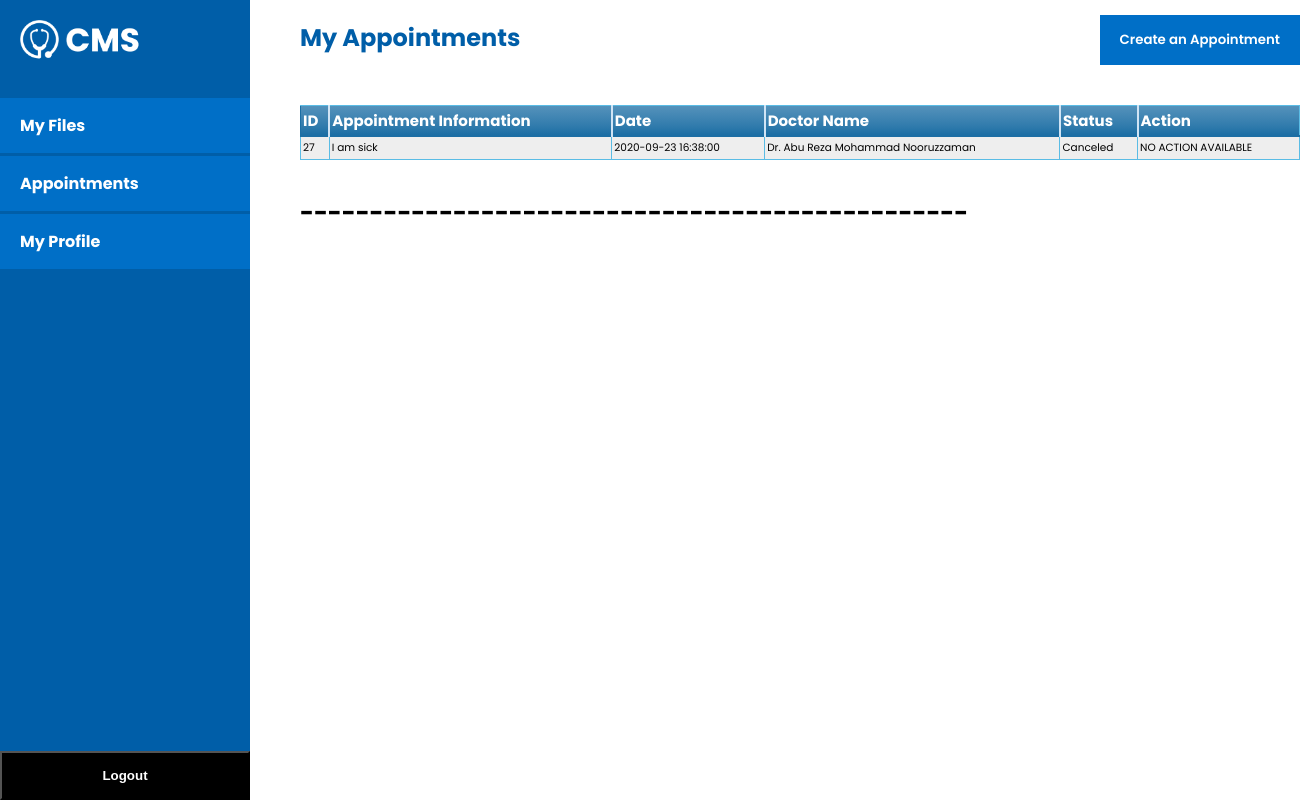
Screenshot of /pat_appoinments.php (signed in) with the database file from the repository.
### tables this page shows
CREATE TABLE `appointments` (
  `id` int(5) NOT NULL,
  `dateTime` datetime NOT NULL,
  `appointment_query` text NOT NULL,
  `patientId` int(5) NOT NULL,
  `doctorId` int(5) NOT NULL,
  `status` int(2) NOT NULL
);

CREATE TABLE `doctor` (
  `id` int(5) NOT NULL,
  `username` varchar(50) NOT NULL,
  `Name` varchar(50) NOT NULL,
  `password` varchar(200) NOT NULL,
  `phone` varchar(15) NOT NULL,
  `Address` text NOT NULL,
  `hireDate` date NOT NULL,
  `resignDate` date DEFAULT NULL,
  `visitingHour` varchar(20) NOT NULL,
  `email` varchar(50) NOT NULL,
  `Speciality` varchar(50) NOT NULL,
  `Details` text DEFAULT NULL
);

### pat_appoinments.php (the view, shortened to what this page needs)
<?php
require "includes/db_connect.inc.php";
$sql_table = "select * from appointments where patientId = '".$_SESSION['userid']."' ORDER BY dateTime DESC; ";
$result = mysqli_query($conn, $sql_table);
?>
<!DOCTYPE html>
<html lang="en">
<head>
<link rel="stylesheet" type="text/css" href="Stylesheet/leftNav.css">
<link rel="stylesheet" type="text/css" href="Stylesheet/footer.css">
<link rel="stylesheet" type="text/css" href="Stylesheet/panel.css">
<link rel="stylesheet" type="text/css" href="Stylesheet/table.css">
</head>
<body>
	<?php include 'includes/leftNav_patient.php'; ?>
	<section id="board">
		<h1 class="header">My Appointments</h1>
		<a href="pat_newAppointment.php"><button class="add_btn" >Create an Appointment</button></a>
		<table class ="blueTable">
            <thead>
              <tr>
                <th>ID</th>
                <th>Appointment Information</th>
                <th>Date</th>
                <th>Doctor Name</th>
                <th>Status</th>
                <th>Action</th>
              </tr>
            </thead>
            <tbody>
              <?php
                while($row = mysqli_fetch_assoc($result))
                {
                  echo "<tr>";
                  echo "<td>".$row['id']."</td>";
                  echo "<td>".$row['appointment_query']."</td>";
                  echo "<td>".$row['dateTime']."</td>";
                  $innerQuery = "Select name from doctor where id ='".$row['doctorId']."';";
                  $innerQueryRes = mysqli_query($conn,$innerQuery );
                  if($res = mysqli_fetch_assoc($innerQueryRes))
                  {
                    echo "<td>".$res['name']."</td>";
                  }
                  if($row['status']==0)
                  {
                    echo "<td> Pending </td>";
                  }
                  else if($row['status']==1)
                  {
                    echo "<td> Accepted </td>";
                  }
                  else if($row['status']==2)
                  {
                    echo "<td> Completed </td>";
                  }
                  else if($row['status']==3)
                  {
                    echo "<td> Doctor Requested to Cancel </td>";
                  }
                  else if($row['status']==4)
                  {
                    echo "<td> Patient Requested to Cancel </td>";
                  }
                  else if($row['status']==5)
                  {
                    echo "<td>Canceled</td>";
                  }
                  if($row['status']==1)
                  {
                    echo "<td><form method=\"post\"><button type=\"submit\" name=\"cancel\" value=\"".$row['id']."\">Cancel</button>
                    </form>
                          </td>";
                  }
                  else
                  {
                    echo "<td> NO ACTION AVAILABLE </td>";
                  }
                  echo "</tr>";
                }
              ?>
            </tbody>
          </table>
      <h1><br>------------------------------------------------</h1>
	</section>
</body>
</html>

### StyleSheet/panel.css (style rules this page uses)
* { padding: 0px; margin: 0px; }
body { font-family: 'Poppins', sans-serif; scroll-behavior: smooth; }
#board { width: 1000px; height: 100vh; margin-left: 300px; }
.header { padding-top: 20px; color: #005EA8; }
.add_btn { background-color: #006FC7; padding: 15px 20px; border: none; color: white; font-weight: 600; position: relative; top: -40px; float: right; font-family: 'Poppins', sans-serif; cursor: pointer; }

### StyleSheet/table.css (style rules this page uses)
table.blueTable { table-layout: auto ; width: 100% ; border: 1px solid #1C6EA4; background-color: #EEEEEE; text-align: left; border-collapse: collapse; }
table.blueTable td, table.blueTable th { border: 1px solid #5ABCE5; padding: 3px 2px; word-wrap: break-word; }
table.blueTable tbody td { font-size: 10.5px; }
table.blueTable thead { background: #1C6EA4; background: -moz-linear-gradient(top, #5592bb 0%, #327cad 66%, #1C6EA4 100%); background: -webkit-linear-gradient(top, #5592bb 0%, #327cad 66%, #1C6EA4 100%); background: linear-gradient(to bottom, #5592bb 0%, #327cad 66%, #1C6EA4 100%); border-bottom: 2px solid #1C6EA4; }
table.blueTable thead th { font-size: 15px; font-weight: bold; color: #FFFFFF; border-left: 2px solid #D0E4F5; }
table.blueTable thead th:first-child { border-left: none; }

### rows the page displays
appointments: id "27", appointment_query "I am sick", dateTime "2020-09-23 16:38:00", doctorId.Name "Dr. Abu Reza Mohammad Nooruzzaman", status "Canceled"
